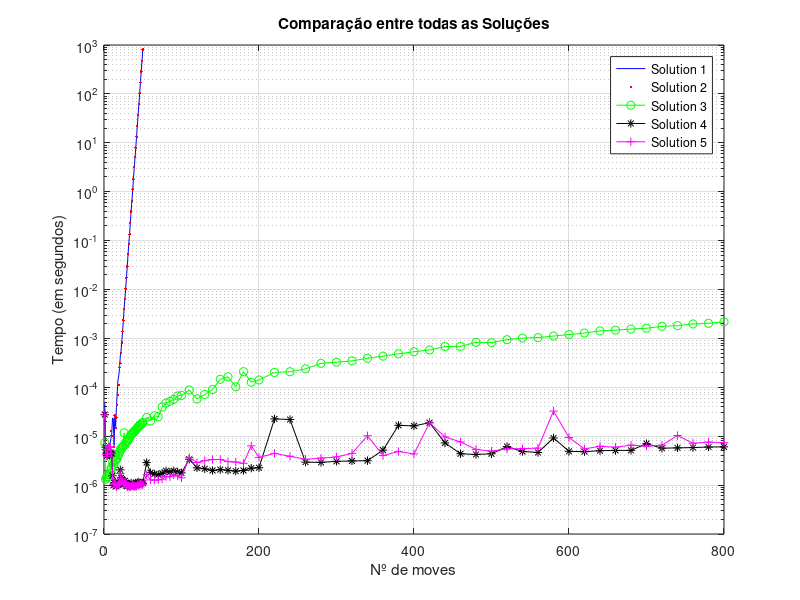
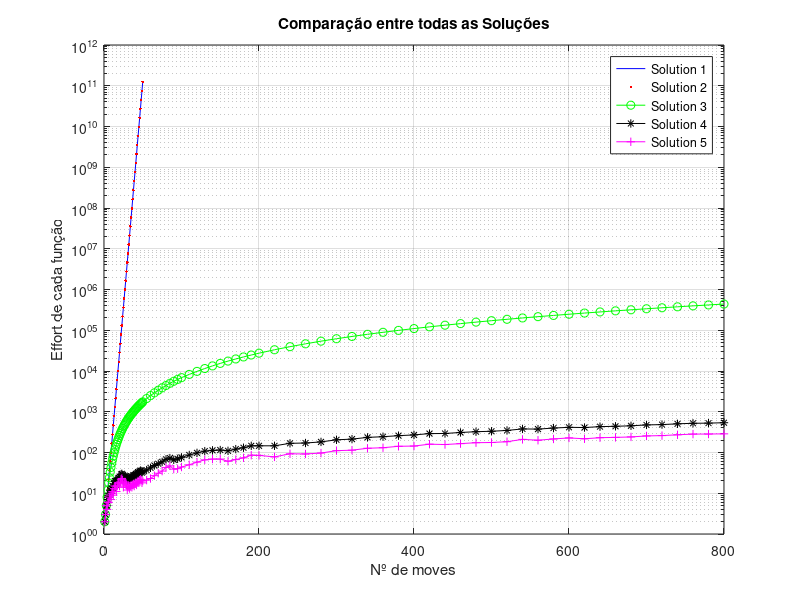

The MATLAB source for these figures, in order:
sol1 = load("data_solution1.txt");
sol2 = load("data_solution2.txt");
sol3 = load("data_solution3.txt");
sol4 = load("data_solution4.txt");
sol5 = load("data_solution5.txt");

n_sol1 = sol1(:,1);
n_sol2 = sol2(:,1);
n_sol3 = sol3(:,1);
n_sol4 = sol4(:,1);
n_sol5 = sol5(:,1);

t_sol1 = sol1(:,4);
t_sol2 = sol2(:,4);
t_sol3 = sol3(:,4);
t_sol4 = sol4(:,4);
t_sol5 = sol5(:,4);

semilogy(n_sol1,t_sol1, 'b-')
hold on;
semilogy(n_sol2,t_sol2, 'r.')
semilogy(n_sol3,t_sol3, 'go-')
semilogy(n_sol4,t_sol4, 'k*-')
semilogy(n_sol5,t_sol5, 'm+-')
hold off;

legend("Solution 1", "Solution 2", "Solution 3", "Solution 4", "Solution 5");
title("Comparação entre todas as Soluções")
xlabel("Nº de moves")
ylabel("Tempo (em segundos)")
grid on

%% com o n moves e o effort

e_sol1 = sol1(:,3);
e_sol2 = sol2(:,3);
e_sol3 = sol3(:,3);
e_sol4 = sol4(:,3);
e_sol5 = sol5(:,3);

figure(2)
semilogy(n_sol1,e_sol1, 'b-')
hold on;
semilogy(n_sol2,e_sol2, 'r.')
semilogy(n_sol3,e_sol3, 'go-')
semilogy(n_sol4,e_sol4, 'k*-')
semilogy(n_sol5,e_sol5, 'm+-')
hold off;

legend("Solution 1", "Solution 2", "Solution 3", "Solution 4", "Solution 5");
title("Comparação entre todas as Soluções")
xlabel("Nº de moves")
ylabel("Effort de cada função")
grid on